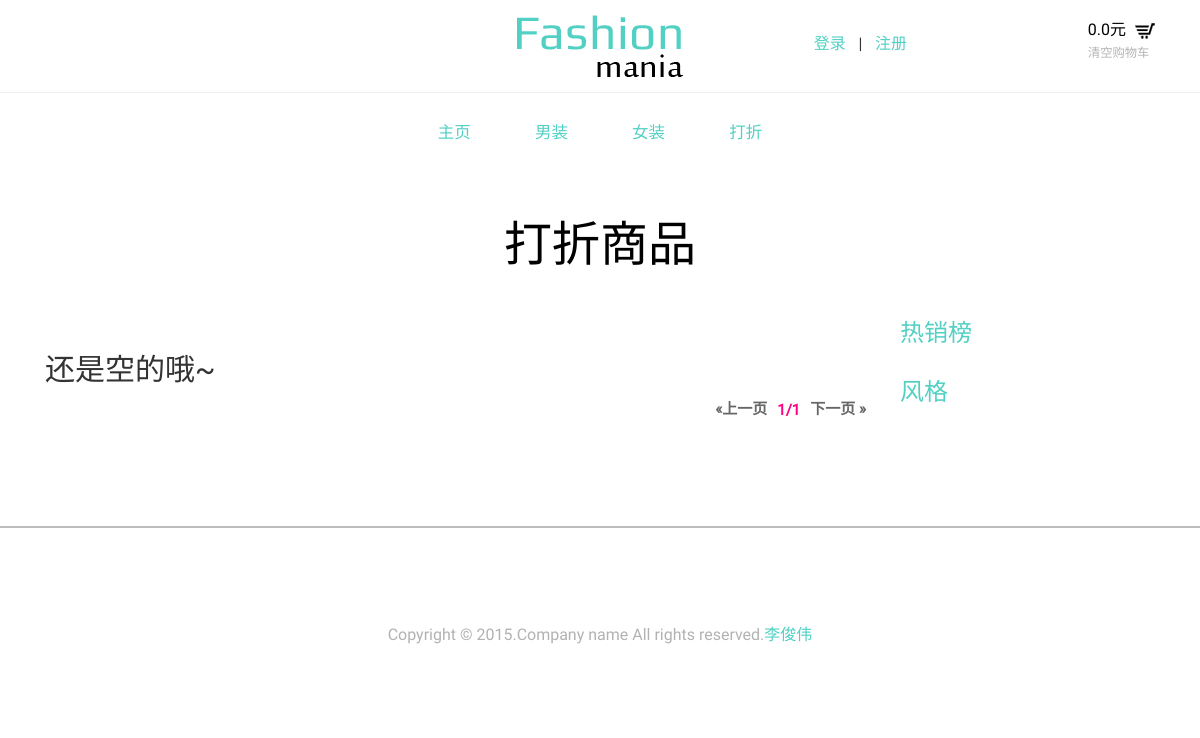
The page /store/discount/ on the database as committed earlier.
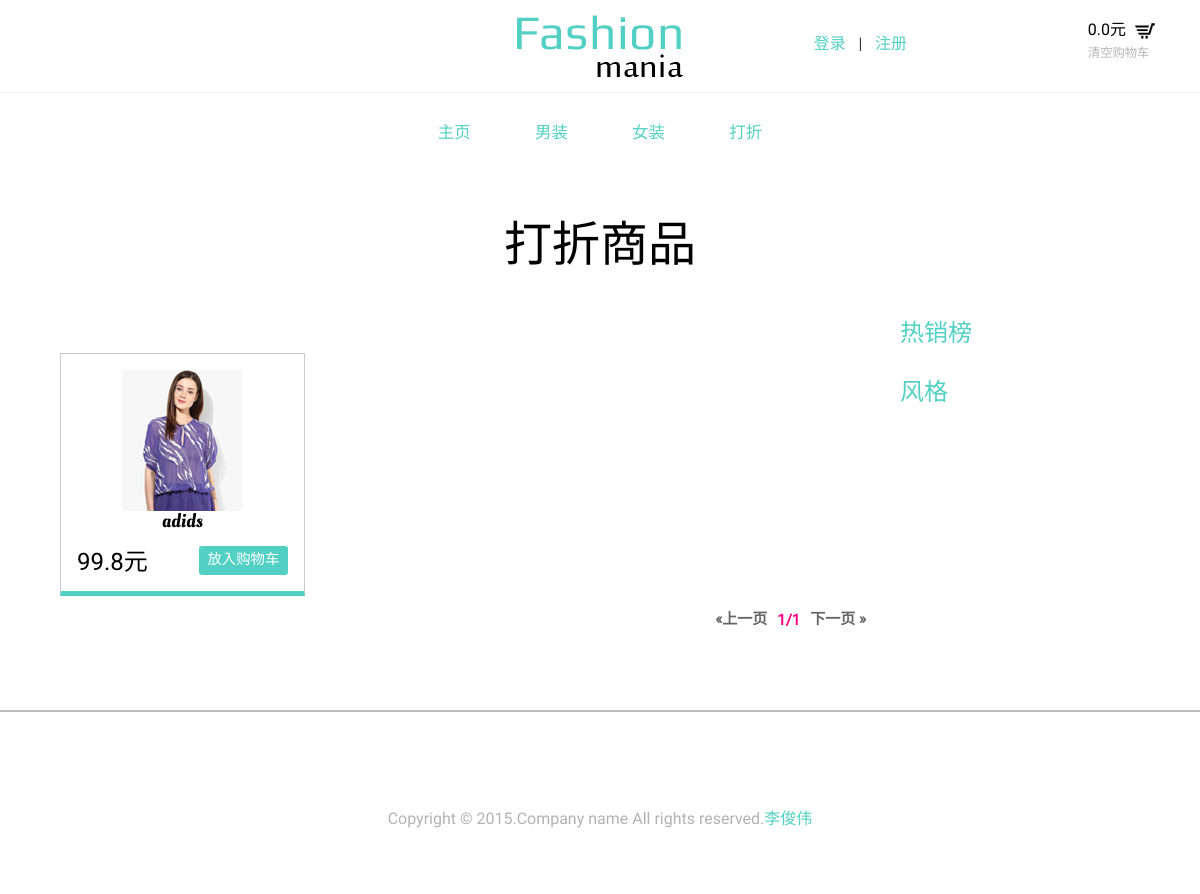
The same page on the database as committed later.
### store/models.py (models this page shows, shortened)
class Clothing(models.Model):
    category = models.ForeignKey(Category, on_delete=models.CASCADE, verbose_name='分类')
    name = models.CharField(max_length=30, verbose_name='名称')
    brand = models.ForeignKey(Brand, on_delete=models.CASCADE, verbose_name='品牌')
    size = models.ManyToManyField(Size, verbose_name='尺寸')
    old_price = models.FloatField(default=0.0, verbose_name='原价')
    new_price = models.FloatField(default=0.0, verbose_name='现价')
    discount = models.FloatField(default=1, verbose_name='折扣')
    desc = models.CharField(max_length=100, verbose_name='简介')
    sales = models.IntegerField(default=0, verbose_name='销量')
    tag = models.ManyToManyField(Tag, verbose_name='标签')
    num = models.IntegerField(default=0, verbose_name='库存')
    image_url_i = models.ImageField(upload_to='clothing/%Y/%m', default= 'clothing/default.jpg', verbose_name='展示图片路径')
    image_url_l = models.ImageField(upload_to='clothing/%Y/%m', default= 'clothing/default.jpg', verbose_name='详情图片路径1')
    image_url_m = models.ImageField(upload_to='clothing/%Y/%m', default= 'clothing/default.jpg', verbose_name='详情图片路径2')
    image_url_r = models.ImageField(upload_to='clothing/%Y/%m', default= 'clothing/default.jpg', verbose_name='详情图片路径3')
    image_url_c = models.ImageField(upload_to='clothing/%Y/%m', default= 'clothing/ce.jpg', verbose_name='购物车展示图片')
    class Meta:
        verbose_name = '商品'
        verbose_name_plural = verbose_name
        ordering = ['id']

class Brand(models.Model):
    name = models.CharField(max_length=30, verbose_name='品牌名称')
    index = models.IntegerField(default=1, verbose_name='排列顺序')
    class Meta:
        verbose_name = '品牌'
        verbose_name_plural = verbose_name
        ordering = ['index',]

### store/views.py (the view)
# urls.py: url(r'discount/$', views.getDiscount, name='discount')
def getDiscount(request):
    try:
        clo_list = Clothing.objects.filter(new_price__lt=F('old_price'))
        clo_list = getPage(request,clo_list)
        logger.debug("len clo_list:%d", len(clo_list))
        discount = True
    except Exception as e:
        logger.error(e)
    return render(request, 'store/products.html', locals())

### store/views.py (called while the page is built)
def getPage(request,clo_list):
    paginator = Paginator(clo_list,8)
    try:
        page = int(request.GET.get('page',1))
        clo_list = paginator.page(page)
    except (EmptyPage,InvalidPage,PageNotAnInteger):
        clo_list = paginator.page(1)
    return clo_list

### templates/store/products.html
{% extends 'store/base.html' %}
{% load staticfiles %}
{% block content_block %}
    <div class="products">
	<div class="container">
        {% if category %}
		    <h1>{{ category.name }}</h1>
        {% elif tag %}
            <h1>{{ tag.name }}</h1>
        {% elif brand %}
            <h1>{{ brand.name }}</h1>
        {% elif discount %}
            <h1>打折商品</h1>
        {% endif %}
		<div class="col-md-9">
			<div class="content-top1">
                {% if clo_list %}
                    {% for clo in clo_list %}
                    <div class="col-md-4 col-md3">
                        <div class="col-md1 simpleCart_shelfItem">
                            <a href="{% url 'store/detail' %}?did={{ clo.id }}">
                                <img class="img-responsive" src="{{ MEDIA_URL }}{{ clo.image_url_i }}" alt="" />
                            </a>
                            <h3><a href="{% url 'store/detail' %}?did={{ clo.id }}">{{ clo.brand.name }}</a></h3>
                            <div class="price">
                                    <h5 class="item_price">{{ clo.new_price }}元</h5>
                                    <a href="{% url 'store/add_cart' %}?cid={{ clo.id }}" class="item_add">放入购物车</a>
                                    <div class="clearfix"> </div>
                            </div>
                        </div>
                    </div>
                    {% endfor %}
                {% else %}
                    <h2>还是空的哦~</h2>
                {% endif %}
			    <div class="clearfix"> </div>
            {% include 'store/pagination.html' %}
			</div>
		</div>
        {% include 'store/pro_right.html' %}
		<div class="clearfix"> </div>
	</div>
</div>
{% endblock %}

Rows that differ between the two databases and show on the page:
added Clothing: image_url_i (picture), brand.name "adids", new_price "99.8"
Other text that changed with them:
text no longer shown: "还是空的哦~"
